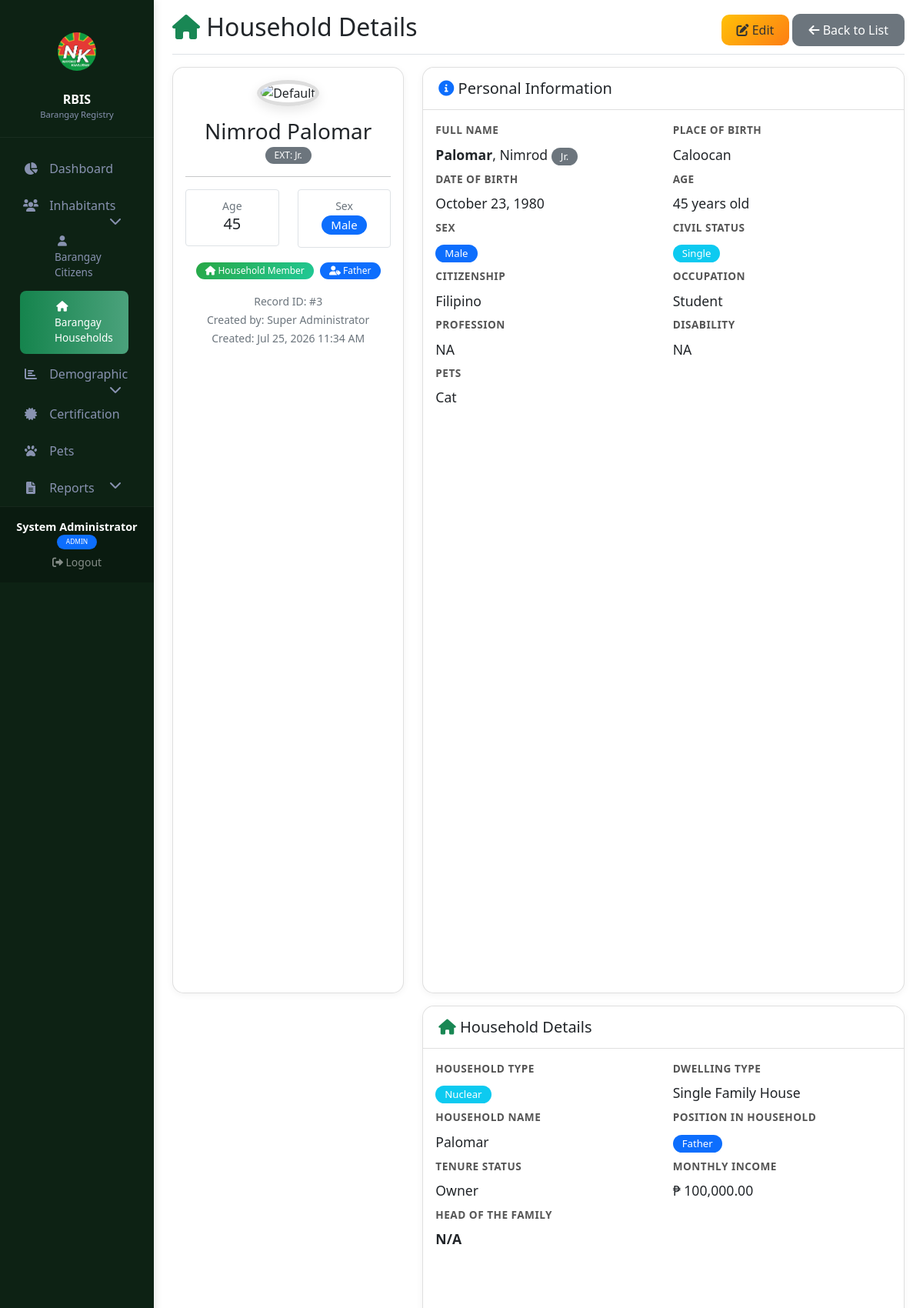
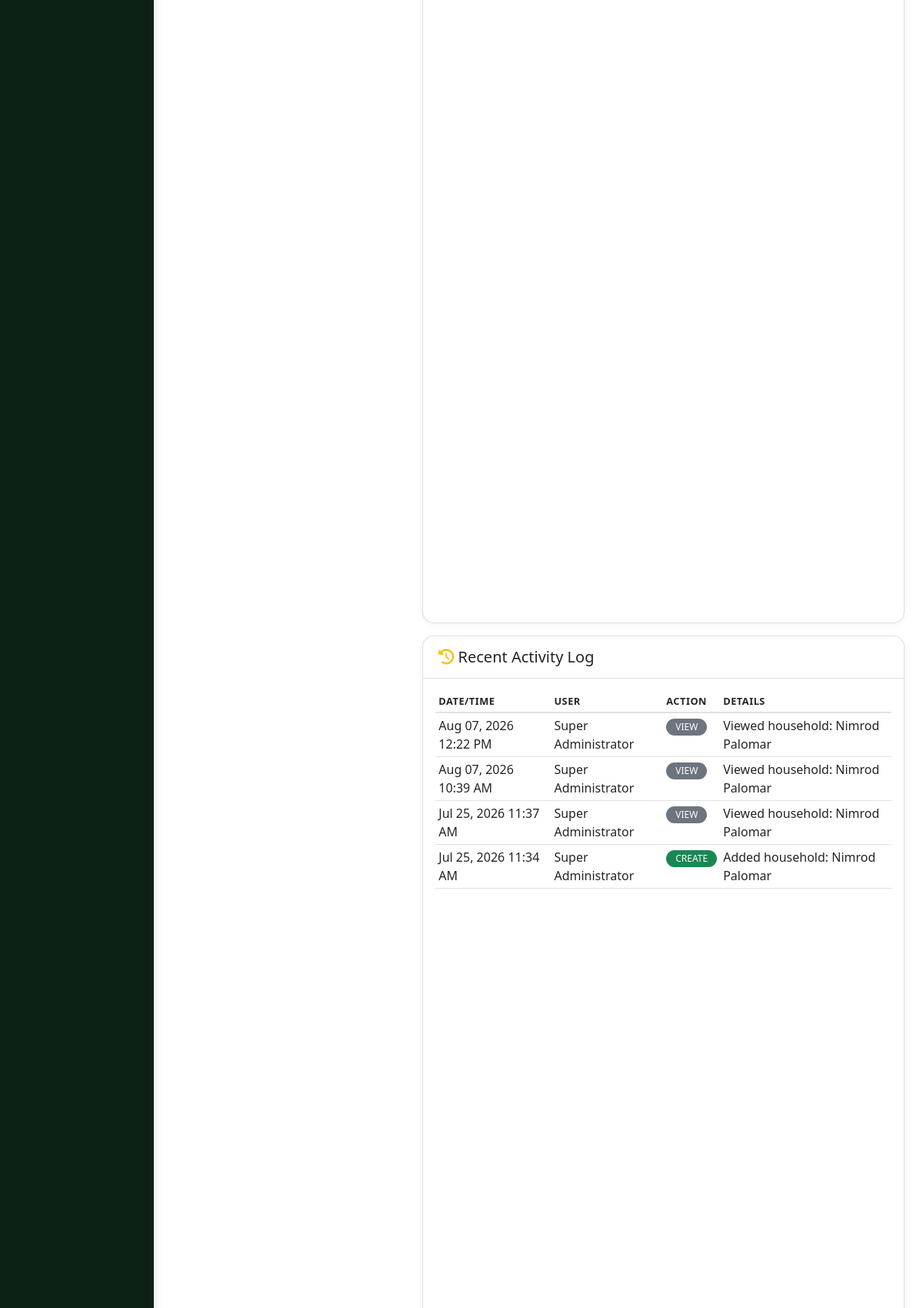
/inhabitants/households/view.php?id=3 (signed in, upper part), run on the app's committed database (2 pictures, top to bottom).
### tables this page shows
CREATE TABLE `household_records` (
  `id` int(11) NOT NULL,
  `last_name` varchar(50) NOT NULL,
  `first_name` varchar(50) NOT NULL,
  `middle_name` varchar(50) DEFAULT NULL,
  `ext_name` varchar(10) DEFAULT NULL,
  `place_of_birth` varchar(100) DEFAULT NULL,
  `date_of_birth` date DEFAULT NULL,
  `age` int(11) DEFAULT NULL,
  `sex` enum('Male','Female','Other') NOT NULL,
  `civil_status` enum('Single','Married','Widowed','Divorced','Separated') NOT NULL,
  `citizenship` varchar(50) DEFAULT NULL,
  `occupation` varchar(100) DEFAULT NULL,
  `profession` varchar(100) DEFAULT NULL,
  `disability` text DEFAULT NULL,
  `pets` text DEFAULT NULL,
  `profile_picture` varchar(255) DEFAULT NULL,
  `created_by` int(11) DEFAULT NULL,
  `created_at` timestamp NOT NULL DEFAULT current_timestamp(),
  `updated_at` timestamp NOT NULL DEFAULT current_timestamp() ON UPDATE current_timestamp(),
  `household_type` varchar(50) DEFAULT 'Nuclear',
  `dwelling_type` varchar(50) DEFAULT NULL,
  `household_name` varchar(100) DEFAULT NULL,
  `position_in_household` varchar(50) DEFAULT NULL,
  `tenure_status` varchar(50) DEFAULT 'Owner',
  `monthly_income` decimal(10,2) DEFAULT 0.00,
  `head_of_family_id` int(11) DEFAULT NULL
);

CREATE TABLE `users` (
  `id` int(11) NOT NULL,
  `username` varchar(50) NOT NULL,
  `password` varchar(255) NOT NULL,
  `full_name` varchar(100) NOT NULL,
  `email` varchar(100) NOT NULL,
  `role_id` int(11) DEFAULT NULL,
  `last_login` timestamp NULL DEFAULT NULL,
  `is_active` tinyint(1) DEFAULT 1,
  `created_at` timestamp NOT NULL DEFAULT current_timestamp()
);

CREATE TABLE `audit_trails` (
  `id` int(11) NOT NULL,
  `user_id` int(11) DEFAULT NULL,
  `action` varchar(50) NOT NULL,
  `table_name` varchar(50) NOT NULL,
  `record_id` int(11) DEFAULT NULL,
  `details` text DEFAULT NULL,
  `ip_address` varchar(45) DEFAULT NULL,
  `created_at` timestamp NOT NULL DEFAULT current_timestamp()
);

### inhabitants/households/view.php (the view, shortened to what the rows shown need)
<?php
require_once '../../config.php';
$id = isset($_GET['id']) ? (int)$_GET['id'] : 0;
$pdo = getDB();
$stmt = $pdo->prepare("SELECT * FROM household_records WHERE id = ?");
$stmt->execute([$id]);
$record = $stmt->fetch();
$creator = getUserName($record['created_by']);
$stmt = $pdo->prepare("
    SELECT a.*, u.full_name
    FROM audit_trails a
    LEFT JOIN users u ON a.user_id = u.id
    WHERE a.table_name = 'household_records' AND a.record_id = ?
    ORDER BY a.created_at DESC
    LIMIT 10
");
$stmt->execute([$id]);
$audit_trails = $stmt->fetchAll();
?>
<!DOCTYPE html>
<html lang="en">
<head>
    <link href="https://cdn.jsdelivr.net/npm/bootstrap@5.1.3/dist/css/bootstrap.min.css" rel="stylesheet">
    <link rel="stylesheet" href="https://cdnjs.cloudflare.com/ajax/libs/font-awesome/6.0.0/css/all.min.css">
    <link rel="stylesheet" href="../../assets/css/custom.css">
</head>
<body>
    <div class="container-fluid">
        <div class="row">
            <main class="col-md-10 ms-sm-auto px-md-4 main-content">
                <div class="d-flex justify-content-between flex-wrap flex-md-nowrap align-items-center pt-3 pb-2 mb-3 border-bottom">
                    <h1 class="h2">
                        <i class="fas fa-home text-success"></i> Household Details
                    </h1>
                </div>
                <div class="row">
                    <div class="col-md-4">
                        <div class="card detail-card">
                            <div class="card-body text-center">
                                <?php if ($record['profile_picture']): ?>
                                    <img src="../../uploads/<?= $record['profile_picture'] ?>" class="profile-large mb-3" alt="Profile">
                                <?php else: ?>
                                    <img src="../../assets/images/default-avatar.png" class="profile-large mb-3" alt="Default">
                                <?php endif; ?>
                                <h3 class="mb-0">
                                    <?= htmlspecialchars($record['first_name']) ?>
                                    <?= htmlspecialchars($record['last_name']) ?>
                                </h3>
                                <?php if ($record['ext_name']): ?>
                                    <span class="badge bg-secondary">EXT: <?= htmlspecialchars($record['ext_name']) ?></span>
                                <?php endif; ?>
                                <hr>
                                <div class="row mt-3">
                                    <div class="col-6">
                                        <div class="border rounded p-2">
                                            <small class="text-muted">Age</small>
                                            <h5><?= $record['age'] ?? 'N/A' ?></h5>
                                        </div>
                                    </div>
                                    <div class="col-6">
                                        <div class="border rounded p-2">
                                            <h5>
                                                <span class="badge bg-<?=
                                                    $record['sex'] == 'Male' ? 'primary' :
                                                    ($record['sex'] == 'Female' ? 'danger' : 'secondary')
                                                ?>">
                                                    <?= $record['sex'] ?>
                                                </span>
                                            </h5>
                                        </div>
                                    </div>
                                </div>
                                <div class="mt-3">
                                    <span class="badge badge-household">
                                        <i class="fas fa-home"></i> Household Member
                                    </span>
                                    <?php if ($record['position_in_household']): ?>
                                        <span class="badge bg-primary ms-1">
                                            <i class="fas fa-user-tag"></i> <?= htmlspecialchars($record['position_in_household']) ?>
                                        </span>
                                    <?php endif; ?>
                                </div>
                                <div class="mt-3">
                                    <small class="text-muted">Record ID: #<?= $record['id'] ?></small><br>
                                    <small class="text-muted">Created by: <?= $creator ?></small><br>
                                    <small class="text-muted">Created: <?= date('M d, Y h:i A', strtotime($record['created_at'])) ?></small>
                                </div>
                            </div>
                        </div>
                    </div>
                    <div class="col-md-8">
                        <div class="card detail-card">
                            <div class="card-body">
                                <div class="row">
                                    <div class="col-md-6">
                                        <div class="info-label">Full Name</div>
                                        <div class="info-value">
                                            <strong><?= htmlspecialchars($record['last_name']) ?></strong>,
                                            <?= htmlspecialchars($record['first_name']) ?>
                                            <?php if ($record['ext_name']): ?>
                                                <span class="badge bg-secondary"><?= htmlspecialchars($record['ext_name']) ?></span>
                                            <?php endif; ?>
                                        </div>
                                    </div>
                                    <div class="col-md-6">
                                        <div class="info-label">Place of Birth</div>
                                        <div class="info-value"><?= htmlspecialchars($record['place_of_birth']) ?: 'N/A' ?></div>
                                    </div>
                                    <div class="col-md-6">
                                        <div class="info-label">Date of Birth</div>
                                        <div class="info-value"><?= $record['date_of_birth'] ? date('F d, Y', strtotime($record['date_of_birth'])) : 'N/A' ?></div>
                                    </div>
                                    <div class="col-md-6">
                                        <div class="info-label">Age</div>
                                        <div class="info-value"><?= $record['age'] ?? 'N/A' ?> years old</div>
                                    </div>
                                    <div class="col-md-6">
                                        <div class="info-value">
                                            <span class="badge bg-<?=
                                                $record['sex'] == 'Male' ? 'primary' :
                                                ($record['sex'] == 'Female' ? 'danger' : 'secondary')
                                            ?>">
                                                <?= $record['sex'] ?>
                                            </span>
                                        </div>
                                    </div>
                                    <div class="col-md-6">
                                        <div class="info-value">
                                            <span class="badge bg-info"><?= $record['civil_status'] ?></span>
                                        </div>
                                    </div>
                                    <div class="col-md-6">
                                        <div class="info-label">Citizenship</div>
                                        <div class="info-value"><?= htmlspecialchars($record['citizenship']) ?: 'N/A' ?></div>
                                    </div>
                                    <div class="col-md-6">
                                        <div class="info-label">Occupation</div>
                                        <div class="info-value"><?= htmlspecialchars($record['occupation']) ?: 'N/A' ?></div>
                                    </div>
                                    <div class="col-md-6">
                                        <div class="info-label">Profession</div>
                                        <div class="info-value"><?= htmlspecialchars($record['profession']) ?: 'N/A' ?></div>
                                    </div>
                                    <div class="col-md-6">
                                        <div class="info-label">Disability</div>
                                        <div class="info-value"><?= htmlspecialchars($record['disability']) ?: 'None' ?></div>
                                    </div>
                                    <div class="col-md-6">
                                        <div class="info-label">Pets</div>
                                        <div class="info-value"><?= htmlspecialchars($record['pets']) ?: 'None' ?></div>
                                    </div>
                                </div>
                            </div>
                        </div>
                        <div class="card detail-card mt-3">
                            <div class="card-body">
                                <div class="row">
                                    <div class="col-md-6">
                                        <div class="info-value">
                                            <span class="badge bg-info"><?= htmlspecialchars($record['household_type']) ?: 'N/A' ?></span>
                                        </div>
                                    </div>
                                    <div class="col-md-6">
                                        <div class="info-label">Dwelling Type</div>
                                        <div class="info-value"><?= htmlspecialchars($record['dwelling_type']) ?: 'N/A' ?></div>
                                    </div>
                                    <div class="col-md-6">
                                        <div class="info-label">Household Name</div>
                                        <div class="info-value"><?= htmlspecialchars($record['household_name']) ?: 'N/A' ?></div>
                                    </div>
                                    <div class="col-md-6">
                                        <div class="info-value">
                                            <span class="badge bg-primary"><?= htmlspecialchars($record['position_in_household']) ?: 'N/A' ?></span>
                                        </div>
                                    </div>
                                    <div class="col-md-6">
                                        <div class="info-label">Tenure Status</div>
                                        <div class="info-value"><?= htmlspecialchars($record['tenure_status']) ?: 'N/A' ?></div>
                                    </div>
                                    <div class="col-md-6">
                                        <div class="info-label">Monthly Income</div>
                                        <div class="info-value">₱ <?= number_format($record['monthly_income'] ?? 0, 2) ?></div>
                                    </div>
                                </div>
                            </div>
                        </div>
                        <div class="card detail-card mt-3">
                            <div class="card-body">
                                <?php if (count($audit_trails) > 0): ?>
                                    <div class="table-responsive">
                                        <table class="table table-sm">
                                            <thead>
                                                <tr>
                                                    <th>Date/Time</th>
                                                    <th>User</th>
                                                    <th>Action</th>
                                                    <th>Details</th>
                                                </tr>
                                            </thead>
                                            <tbody>
                                                <?php foreach ($audit_trails as $trail): ?>
                                                    <tr>
                                                        <td><?= date('M d, Y h:i A', strtotime($trail['created_at'])) ?></td>
                                                        <td><?= $trail['full_name'] ?? 'System' ?></td>
                                                        <td>
                                                            <span class="badge bg-<?=
                                                                $trail['action'] == 'CREATE' ? 'success' :
                                                                ($trail['action'] == 'UPDATE' ? 'warning' :
                                                                ($trail['action'] == 'DELETE' ? 'danger' : 'secondary'))
                                                            ?>">
                                                                <?= $trail['action'] ?>
                                                            </span>
                                                        </td>
                                                        <td><?= $trail['details'] ?? '' ?></td>
                                                    </tr>
                                                <?php endforeach; ?>
                                            </tbody>
                                        </table>
                                    </div>
                                <?php else: ?>
                                    <p class="text-muted text-center mb-0">No activity logs found for this record</p>
                                <?php endif; ?>
                            </div>
                        </div>
                    </div>
                </div>
            </main>
        </div>
    </div>
</body>
</html>

### data on the page
household_records: first_name "Nimrod", last_name "Palomar", ext_name "Jr.", age "45", sex "Male", position_in_household "Father", id "3", created_by.full_name "Super Administrator", created_at "Jul 25, 2026 11:34 AM", place_of_birth "Caloocan", date_of_birth "October 23, 1980", civil_status "Single", citizenship "Filipino", occupation "Student", profession "NA", disability "NA", pets "Cat", household_type "Nuclear", dwelling_type "Single Family House", household_name "Palomar", tenure_status "Owner", monthly_income "100,000.00"
audit_trails: created_at "Aug 07, 2026 12:22 PM", user.full_name "Super Administrator", action "VIEW", details "Viewed household: Nimrod Palomar"
audit_trails: created_at "Aug 07, 2026 10:39 AM", user.full_name "Super Administrator", action "VIEW", details "Viewed household: Nimrod Palomar"
audit_trails: created_at "Jul 25, 2026 11:37 AM", user.full_name "Super Administrator", action "VIEW", details "Viewed household: Nimrod Palomar"
audit_trails: created_at "Jul 25, 2026 11:34 AM", user.full_name "Super Administrator", action "CREATE", details "Added household: Nimrod Palomar"

### other printed values
$_SESSION['full_name'] "System Administrator"
$user_role "ADMIN"
$head_name "N/A"
